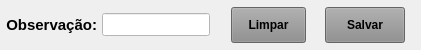
     <widget class="QWidget" name="widget_Cor12" native="true">
      <property name="sizePolicy">
       <sizepolicy hsizetype="Preferred" vsizetype="Fixed">
        <horstretch>0</horstretch>
        <verstretch>0</verstretch>
       </sizepolicy>
      </property>
      <property name="minimumSize">
       <size>
        <width>0</width>
        <height>50</height>
       </size>
      </property>
      <property name="maximumSize">
       <size>
        <width>16777215</width>
        <height>50</height>
       </size>
      </property>
      <property name="styleSheet">
       <string notr="true"/>
      </property>
      <layout class="QHBoxLayout" name="horizontalLayout_21">
       <property name="spacing">
        <number>1</number>
       </property>
       <property name="leftMargin">
        <number>1</number>
       </property>
       <property name="topMargin">
        <number>1</number>
       </property>
       <property name="rightMargin">
        <number>1</number>
       </property>
       <property name="bottomMargin">
        <number>1</number>
       </property>
       <item>
        <widget class="QWidget" name="widget_24" native="true">
         <property name="maximumSize">
          <size>
           <width>16777215</width>
           <height>33</height>
          </size>
         </property>
         <property name="styleSheet">
          <string notr="true"/>
         </property>
         <layout class="QHBoxLayout" name="horizontalLayout_23">
          <property name="spacing">
           <number>5</number>
          </property>
          <property name="leftMargin">
           <number>5</number>
          </property>
          <property name="topMargin">
           <number>5</number>
          </property>
          <property name="rightMargin">
           <number>5</number>
          </property>
          <property name="bottomMargin">
           <number>5</number>
          </property>
          <item>
           <widget class="QLabel" name="label_28">
            <property name="sizePolicy">
             <sizepolicy hsizetype="Fixed" vsizetype="Preferred">
              <horstretch>0</horstretch>
              <verstretch>0</verstretch>
             </sizepolicy>
            </property>
            <property name="minimumSize">
             <size>
              <width>0</width>
              <height>0</height>
             </size>
            </property>
            <property name="maximumSize">
             <size>
              <width>101</width>
              <height>16777215</height>
             </size>
            </property>
            <property name="font">
             <font>
              <pointsize>11</pointsize>
              <weight>75</weight>
              <bold>true</bold>
             </font>
            </property>
            <property name="text">
             <string>Observação:</string>
            </property>
            <property name="alignment">
             <set>Qt::AlignRight|Qt::AlignTrailing|Qt::AlignVCenter</set>
            </property>
           </widget>
          </item>
          <item>
           <widget class="QLineEdit" name="line_Obs">
            <property name="sizePolicy">
             <sizepolicy hsizetype="Preferred" vsizetype="Preferred">
              <horstretch>0</horstretch>
              <verstretch>0</verstretch>
             </sizepolicy>
            </property>
            <property name="minimumSize">
             <size>
              <width>0</width>
              <height>0</height>
             </size>
            </property>
            <property name="maximumSize">
             <size>
              <width>16777215</width>
              <height>16777215</height>
             </size>
            </property>
            <property name="font">
             <font>
              <pointsize>9</pointsize>
             </font>
            </property>
            <property name="cursor">
             <cursorShape>IBeamCursor</cursorShape>
            </property>
            <property name="styleSheet">
             <string notr="true">background-color: rgb(255, 255, 255);</string>
            </property>
            <property name="inputMask">
             <string/>
            </property>
            <property name="text">
             <string/>
            </property>
            <property name="maxLength">
             <number>110</number>
            </property>
            <property name="frame">
             <bool>true</bool>
            </property>
            <property name="echoMode">
             <enum>QLineEdit::Normal</enum>
            </property>
            <property name="alignment">
             <set>Qt::AlignLeading|Qt::AlignLeft|Qt::AlignVCenter</set>
            </property>
           </widget>
          </item>
         </layout>
        </widget>
       </item>
       <item>
        <widget class="QWidget" name="widget_25" native="true">
         <property name="styleSheet">
          <string notr="true"/>
         </property>
         <layout class="QHBoxLayout" name="horizontalLayout_24">
          <property name="spacing">
           <number>6</number>
          </property>
          <property name="leftMargin">
           <number>15</number>
          </property>
          <property name="topMargin">
           <number>6</number>
          </property>
          <property name="rightMargin">
           <number>15</number>
          </property>
          <property name="bottomMargin">
           <number>6</number>
          </property>
          <item>
           <widget class="QPushButton" name="btn_Limpar">
            <property name="sizePolicy">
             <sizepolicy hsizetype="Fixed" vsizetype="Preferred">
              <horstretch>0</horstretch>
              <verstretch>0</verstretch>
             </sizepolicy>
            </property>
            <property name="maximumSize">
             <size>
              <width>75</width>
              <height>16777215</height>
             </size>
            </property>
            <property name="font">
             <font>
              <pointsize>9</pointsize>
              <weight>75</weight>
              <bold>true</bold>
             </font>
            </property>
            <property name="cursor">
             <cursorShape>PointingHandCursor</cursorShape>
            </property>
            <property name="layoutDirection">
             <enum>Qt::LeftToRight</enum>
            </property>
            <property name="autoFillBackground">
             <bool>false</bool>
            </property>
            <property name="styleSheet">
             <string notr="true">background-color: rgb(141, 141, 141);</string>
            </property>
            <property name="text">
             <string>Limpar</string>
            </property>
            <property name="checkable">
             <bool>false</bool>
            </property>
            <property name="autoDefault">
             <bool>false</bool>
            </property>
            <property name="default">
             <bool>false</bool>
            </property>
            <property name="flat">
             <bool>false</bool>
            </property>
           </widget>
          </item>
          <item>
           <widget class="QLabel" name="label_40">
            <property name="text">
             <string/>
            </property>
           </widget>
          </item>
          <item>
           <widget class="QPushButton" name="btn_Salvar">
            <property name="sizePolicy">
             <sizepolicy hsizetype="Fixed" vsizetype="Preferred">
              <horstretch>0</horstretch>
              <verstretch>0</verstretch>
             </sizepolicy>
            </property>
            <property name="maximumSize">
             <size>
              <width>80</width>
              <height>16777215</height>
             </size>
            </property>
            <property name="font">
             <font>
              <pointsize>9</pointsize>
              <weight>75</weight>
              <bold>true</bold>
             </font>
            </property>
            <property name="cursor">
             <cursorShape>PointingHandCursor</cursorShape>
            </property>
            <property name="styleSheet">
             <string notr="true">background-color: rgb(141, 141, 141);</string>
            </property>
            <property name="text">
             <string>Salvar</string>
            </property>
           </widget>
          </item>
         </layout>
        </widget>
       </item>
      </layout>
     </widget>
